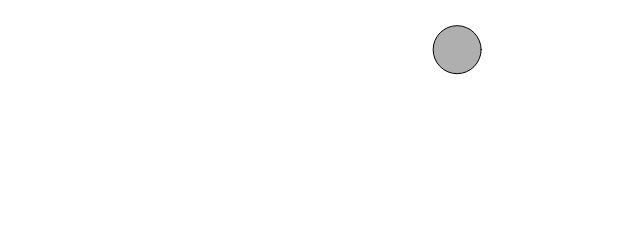
Frame 1 (no input)
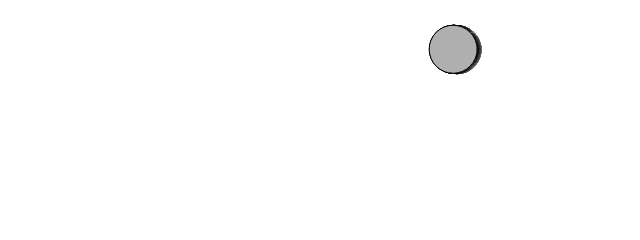
Frame 60 (no input)
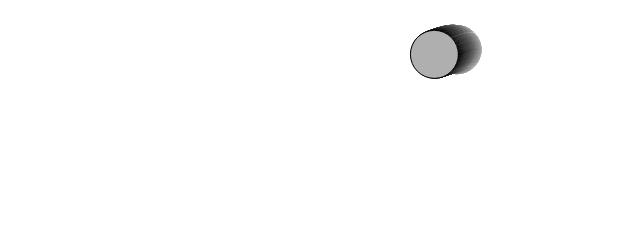
Frame 120 (the mouse pressed at the canvas centre since frame 60)

The p5.js sketch that drew these frames (run headless with seeded random() and noise() and a simulated clock; from frame 60 on, the mouse is pressed at the canvas centre):

// p5.js sketch
// ── sketch.js
class Mover {
    constructor() {
        this.position = createVector(random(width), random(height));
        this.velocity = createVector(0, 0);
        this.diameter = 48;
        this.radius = this.diameter / 2;
        this.topSpeed = 10;
    }

    update() {
        let mouse = createVector(mouseX, mouseY);
        let direction = p5.Vector.sub(mouse, this.position);
        let mag = direction.mag();

        direction.normalize();
        direction.div(mag);

        this.acceleration = direction;
        this.velocity.add(this.acceleration);
        this.position.add(this.velocity);
        this.velocity.limit(this.topSpeed);
    }

    show() {
        stroke(0);
        fill(175);
        circle(this.position.x, this.position.y, this.diameter);
    }

    checkEdges() {
        if (this.position.x > width + this.radius) {
            this.position.x = -this.radius;
        } else if (this.position.x < -this.radius) {
            this.position.x = width + this.radius;
        }

        if (this.position.y > height + this.radius) {
            this.position.y = -this.radius;
        } else if (this.position.y < -this.radius) {
            this.position.y = height + this.radius;
        }
    }
}


let mover;

function setup() {
    createCanvas(640, 240);

    mover = new Mover();
}

function draw() {
    background(220, 3);

    mover.update();
    mover.checkEdges();
    mover.show();
}
